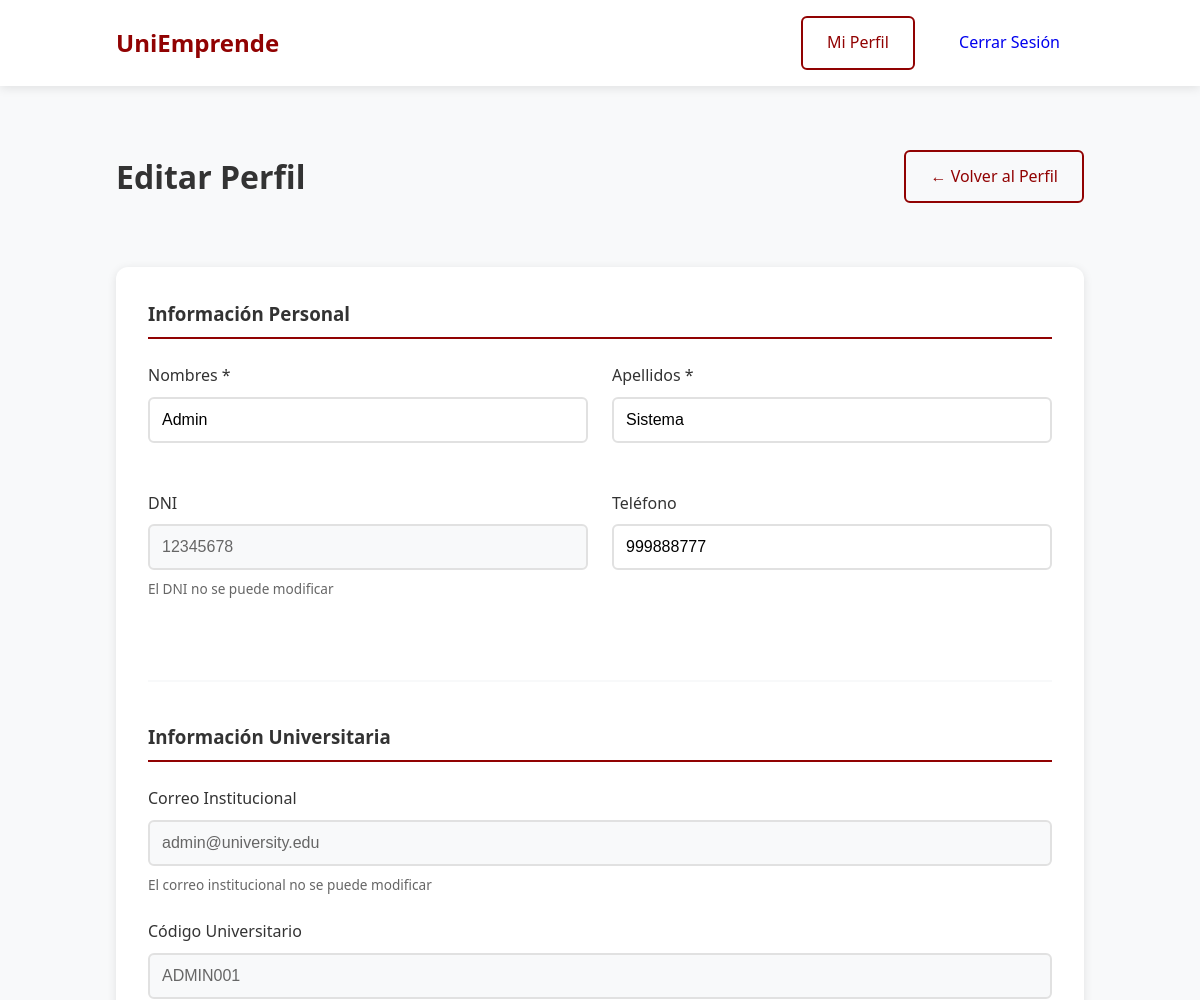
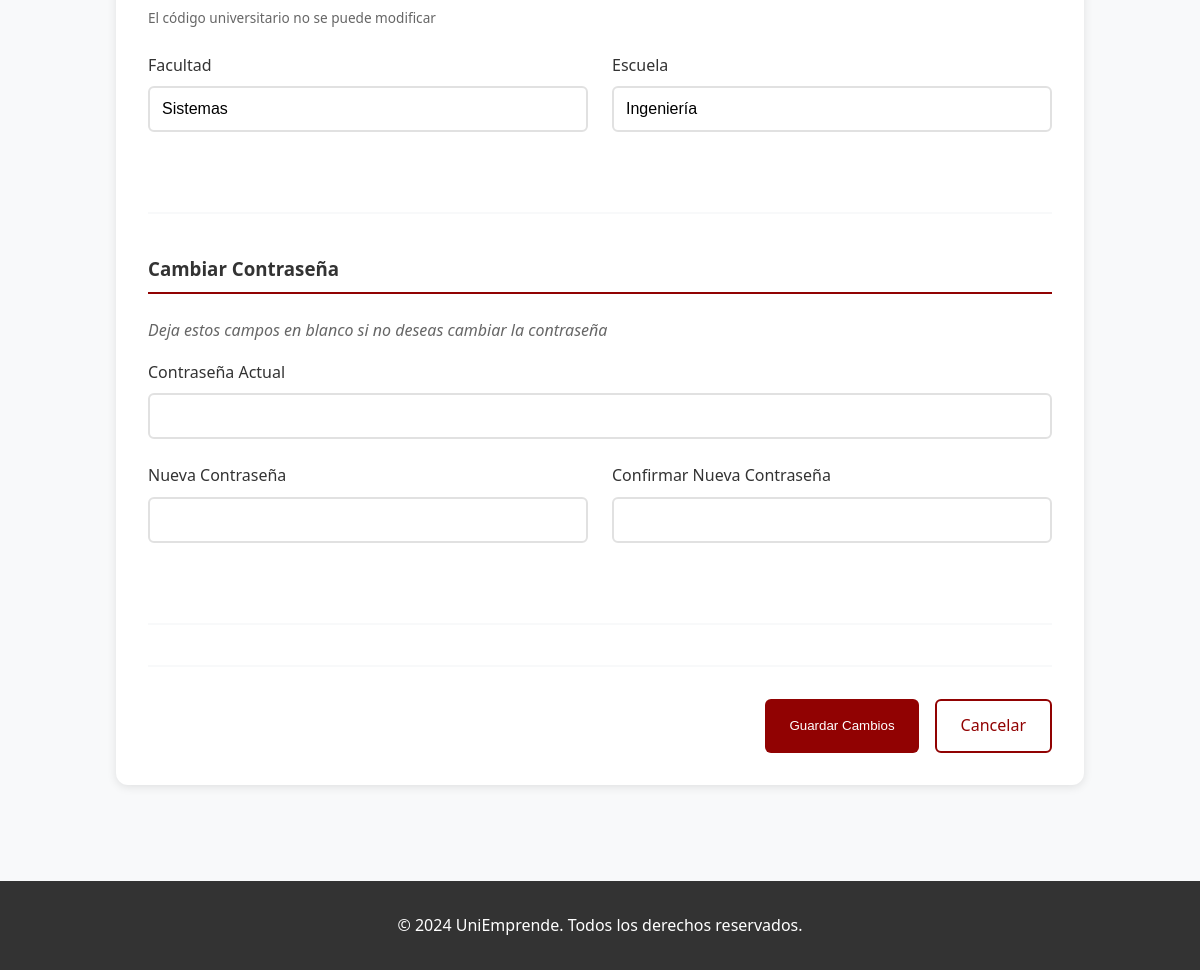
/perfil/editar (signed in), run on the app's committed database (2 pictures, top to bottom).
### tables this page shows
CREATE TABLE Usuarios (
    id_usuario INT AUTO_INCREMENT PRIMARY KEY,
    nombres VARCHAR(100) NOT NULL,
    apellidos VARCHAR(100) NOT NULL,
    dni CHAR(8) UNIQUE NOT NULL,
    telefono VARCHAR(15),
    correo_institucional VARCHAR(150) UNIQUE NOT NULL,
    codigo_univ VARCHAR(20) UNIQUE NOT NULL,
    facultad VARCHAR(100),
    escuela VARCHAR(100),
    contrasena VARCHAR(255) NOT NULL,
    estado TINYINT DEFAULT 1,  
    fecha_registro TIMESTAMP DEFAULT CURRENT_TIMESTAMP,
    INDEX idx_correo (correo_institucional),
    INDEX idx_estado (estado)
);

### aplicacion/Controladores/PerfilController.php (called while the page is built, shortened)
<?php
    class PerfilController {
        private $usuarioModel;
        public function __construct() {
            require_once 'aplicacion/Modelos/Usuario.php';
            $this->usuarioModel = new Usuario();
        }
        public function editar() {
            try {
                $usuario = $this->usuarioModel->obtenerPorId($_SESSION['usuario_id']);
                $datos_formulario = [
                    'nombres' => $usuario['nombres'],
                    'apellidos' => $usuario['apellidos'],
                    'telefono' => $usuario['telefono'],
                    'facultad' => $usuario['facultad'],
                    'escuela' => $usuario['escuela']
                ];
            } catch (Exception $e) {
                error_log("Error en PerfilController::editar: " . $e->getMessage());
                $datosVista = [
                    'error' => "Error al cargar el formulario de edición",
                    'usuario' => [],
                    'datos_formulario' => []
                ];
            }
            include 'aplicacion/Vistas/perfil/editar.php';
        }
    }
?>

### index.php (called while the page is built, shortened)
<?php
    require_once 'aplicacion/Configuracion/conexion.php';
    function cargarControlador($controllerName) {
        return new $controllerName();
    }
    try {
        $requestUri = parse_url($_SERVER['REQUEST_URI'], PHP_URL_PATH);
        $basePath = '/ING-WEB-PROYECTO';
        if (strpos($requestUri, $basePath) === 0) {
            $requestUri = substr($requestUri, strlen($basePath));
        }
        $requestUri = rtrim($requestUri, '/');
        $route = getRoute($requestUri);
        if ($route) {
            $controllerName = $route['controller'];
            $action = $route['action'];
        } else {
            $controllerName = $_GET['c'] ?? 'Inicio';
            $action = $_GET['a'] ?? 'index';
        }
        $controllerName = htmlspecialchars(trim($controllerName));
        $action = htmlspecialchars(trim($action));
        if (!str_ends_with($controllerName, 'Controller')) {
            $controllerName .= 'Controller';
        }
        $controller = cargarControlador($controllerName);
        $controller->$action();
    } catch (Exception $e) {
        error_log("Error en aplicación: " . $e->getMessage());
        http_response_code(404);
        echo "<!DOCTYPE html>
        <html lang='es'>
        <head>
            <meta charset='UTF-8'>
            <meta name='viewport' content='width=device-width, initial-scale=1.0'>
            <title>Página no encontrada - UniEmprende</title>
            <style>
                body {
                    font-family: 'Segoe UI', Tahoma, Geneva, Verdana, sans-serif;
                    background: linear-gradient(135deg, #910202 0%, #700101 100%);
                    color: white;
                    margin: 0;
                    padding: 0;
                    display: flex;
                    justify-content: center;
                    align-items: center;
                    min-height: 100vh;
                }
                .error-container {
                    text-align: center;
                    background: rgba(255,255,255,0.1);
                    padding: 3rem;
                    border-radius: 12px;
                    backdrop-filter: blur(10px);
                    max-width: 500px;
                }
                .error-code {
                    font-size: 4rem;
                    font-weight: bold;
                    margin-bottom: 1rem;
                    color: #ffd700;
                }
                .error-message {
                    font-size: 1.5rem;
                    margin-bottom: 2rem;
                }
                .btn {
                    display: inline-block;
                    padding: 0.8rem 1.5rem;
                    background: #ffd700;
                    color: #910202;
                    text-decoration: none;
                    border-radius: 4px;
                    font-weight: bold;
                    transition: all 0.3s;
                }
                .btn:hover {
                    background: white;
                    transform: translateY(-2px);
                }
            </style>
        </head>
        <body>
            <div class='error-container'>
                <div class='error-code'>404</div>
                <div class='error-message'>Página no encontrada</div>
                <p>La página que buscas no existe o ha sido movida.</p>
                <a href='" . BASE_URL . "' class='btn'>Volver al Inicio</a>
            </div>
        </body>
        </html>";
    }
?>

### aplicacion/Modelos/Usuario.php (called while the page is built, shortened)
<?php
    class Usuario {
        private $db;
        private $table = 'Usuarios';
        public function __construct($publicacionModel = null) {
            require_once 'aplicacion/Configuracion/conexion.php';
            $conexion = new Conexion();
            $this->db = $conexion->conectar();
        }
        public function obtenerPorId($id_usuario) {
            try {
                $query = "SELECT id_usuario, nombres, apellidos, dni, telefono,
                                correo_institucional, codigo_univ, facultad, escuela,
                                estado, fecha_registro
                        FROM {$this->table}
                        WHERE id_usuario = :id_usuario";
                $stmt = $this->db->prepare($query);
                $stmt->bindParam(':id_usuario', $id_usuario, PDO::PARAM_INT);
                $stmt->execute();
                return $stmt->fetch(PDO::FETCH_ASSOC);
            } catch (PDOException $e) {
                error_log("Error en Usuario::obtenerPorId: " . $e->getMessage());
                return null;
            }
        }
    }
?>

### aplicacion/Configuracion/conexion.php (called while the page is built, shortened)
<?php
    class Conexion {
        private $host = 'localhost';
        private $dbname = 'uniemprende';
        private $username = 'root';
        private $password = '';
        public function conectar() {
            try {
                $this->conn = new PDO(
                    "mysql:host={$this->host};dbname={$this->dbname};charset=utf8mb4",
                    $this->username,
                    $this->password,
                    [
                        PDO::ATTR_ERRMODE => PDO::ERRMODE_EXCEPTION,
                        PDO::ATTR_DEFAULT_FETCH_MODE => PDO::FETCH_ASSOC,
                        PDO::ATTR_EMULATE_PREPARES => false,
                        PDO::MYSQL_ATTR_INIT_COMMAND => "SET NAMES utf8mb4"
                    ]
                );
                return $this->conn;
            } catch(PDOException $e) {
                error_log("Error de conexión: " . $e->getMessage());
                if (defined('ENVIRONMENT') && ENVIRONMENT === 'development') {
                    die("Error de conexión: " . $e->getMessage());
                } else {
                    die("Error de conexión con la base de datos");
                }
            }
        }
    }
?>

### aplicacion/Vistas/perfil/editar.php (the view, shortened to what this page needs)
<?php
    $usuario = $usuario ?? [];
    $datos_formulario = $datos_formulario ?? [
        'nombres' => '', 'apellidos' => '', 'telefono' => '', 'facultad' => '', 'escuela' => ''
    ];
?>
<!DOCTYPE html>
<html lang="es">
<head>
</head>
<body>
    <header style="background: white; padding: 1rem 0; box-shadow: 0 2px 10px rgba(0,0,0,0.1); position: sticky; top: 0; z-index: 1000;">
        <div class="container" style="display: flex; justify-content: space-between; align-items: center;">
            <a href="<?php echo BASE_URL; ?>" style="font-size: 1.5rem; font-weight: bold; color: #910202; text-decoration: none;">
                UniEmprende
            </a>
            <nav>
                <a href="<?php echo BASE_URL; ?>perfil" class="btn btn-outline" style="margin-right: 1rem;">Mi Perfil</a>
                <a href="<?php echo BASE_URL; ?>logout" class="btn btn-secondary">Cerrar Sesión</a>
            </nav>
        </div>
    </header>
    <main style="padding: 2rem 0;">
        <div class="container">
            <div class="page-header">
                <h1>Editar Perfil</h1>
                <a href="<?php echo BASE_URL; ?>perfil" class="btn btn-outline">
                    ← Volver al Perfil
                </a>
            </div>
            <div class="edit-profile-form">
                <form method="POST">
                    <div class="form-section">
                        <h3>Información Personal</h3>
                        <div class="form-row">
                            <div class="form-group">
                                <label for="nombres">Nombres *</label>
                                <input type="text" id="nombres" name="nombres"
                                       value="<?php echo htmlspecialchars($datos_formulario['nombres'] ?: $usuario['nombres']); ?>"
                                       required>
                            </div>
                            <div class="form-group">
                                <label for="apellidos">Apellidos *</label>
                                <input type="text" id="apellidos" name="apellidos"
                                       value="<?php echo htmlspecialchars($datos_formulario['apellidos'] ?: $usuario['apellidos']); ?>"
                                       required>
                            </div>
                        </div>
                        <div class="form-row">
                            <div class="form-group">
                                <label for="dni">DNI</label>
                                <input type="text" id="dni"
                                       value="<?php echo htmlspecialchars($usuario['dni']); ?>"
                                       disabled>
                                <small>El DNI no se puede modificar</small>
                            </div>
                            <div class="form-group">
                                <label for="telefono">Teléfono</label>
                                <input type="tel" id="telefono" name="telefono"
                                       value="<?php echo htmlspecialchars($datos_formulario['telefono'] ?: $usuario['telefono']); ?>">
                            </div>
                        </div>
                    </div>
                    <div class="form-section">
                        <h3>Información Universitaria</h3>
                        <div class="form-group">
                            <label for="correo_institucional">Correo Institucional</label>
                            <input type="email" id="correo_institucional"
                                   value="<?php echo htmlspecialchars($usuario['correo_institucional']); ?>"
                                   disabled>
                            <small>El correo institucional no se puede modificar</small>
                        </div>
                        <div class="form-group">
                            <label for="codigo_univ">Código Universitario</label>
                            <input type="text" id="codigo_univ"
                                   value="<?php echo htmlspecialchars($usuario['codigo_univ']); ?>"
                                   disabled>
                            <small>El código universitario no se puede modificar</small>
                        </div>
                        <div class="form-row">
                            <div class="form-group">
                                <label for="facultad">Facultad</label>
                                <input type="text" id="facultad" name="facultad"
                                       value="<?php echo htmlspecialchars($datos_formulario['facultad'] ?: $usuario['facultad']); ?>">
                            </div>
                            <div class="form-group">
                                <label for="escuela">Escuela</label>
                                <input type="text" id="escuela" name="escuela"
                                       value="<?php echo htmlspecialchars($datos_formulario['escuela'] ?: $usuario['escuela']); ?>">
                            </div>
                        </div>
                    </div>
                    <div class="form-section">
                        <h3>Cambiar Contraseña</h3>
                        <p class="form-help">Deja estos campos en blanco si no deseas cambiar la contraseña</p>
                        <div class="form-group">
                            <label for="password_actual">Contraseña Actual</label>
                            <input type="password" id="password_actual" name="password_actual">
                        </div>
                        <div class="form-row">
                            <div class="form-group">
                                <label for="nuevo_password">Nueva Contraseña</label>
                                <input type="password" id="nuevo_password" name="nuevo_password">
                            </div>
                            <div class="form-group">
                                <label for="confirmar_password">Confirmar Nueva Contraseña</label>
                                <input type="password" id="confirmar_password" name="confirmar_password">
                            </div>
                        </div>
                    </div>
                    <div class="form-actions">
                        <button type="submit" class="btn btn-primary">Guardar Cambios</button>
                        <a href="<?php echo BASE_URL; ?>perfil" class="btn btn-outline">Cancelar</a>
                    </div>
                </form>
            </div>
        </div>
    </main>
    <footer style="background: #333; color: white; padding: 2rem 0; text-align: center; margin-top: 4rem;">
        <div class="container">
            <p>&copy; 2024 UniEmprende. Todos los derechos reservados.</p>
        </div>
    </footer>
</body>
</html>

### aplicacion/Vistas/perfil/editar.php (style rules this page uses)
* { margin: 0; padding: 0; box-sizing: border-box; }
body { font-family: 'Segoe UI', Tahoma, Geneva, Verdana, sans-serif; background: #f8f9fa; color: #333; line-height: 1.6; }
.container { max-width: 1000px; margin: 0 auto; padding: 0 1rem; }
.page-header { display: flex; justify-content: space-between; align-items: center; margin-bottom: 2rem; padding: 2rem 0; }
.page-header h1 { color: #333; font-size: 2rem; }
.btn { padding: 0.75rem 1.5rem; border: none; border-radius: 6px; text-decoration: none; font-weight: 500; transition: all 0.3s; display: inline-flex; align-items: center; gap: 0.5rem; cursor: pointer; }
.btn-primary { background: #910202; color: white; }
.btn-outline { background: transparent; border: 2px solid #910202; color: #910202; }
.edit-profile-form { background: white; padding: 2rem; border-radius: 12px; box-shadow: 0 2px 10px rgba(0,0,0,0.1); }
.form-section { margin-bottom: 2.5rem; padding-bottom: 2rem; border-bottom: 2px solid #f8f9fa; }
.form-section h3 { color: #333; margin-bottom: 1.5rem; padding-bottom: 0.5rem; border-bottom: 2px solid #910202; }
.form-row { display: grid; grid-template-columns: 1fr 1fr; gap: 1.5rem; margin-bottom: 1.5rem; }
.form-group { margin-bottom: 1.5rem; }
.form-group label { display: block; margin-bottom: 0.5rem; font-weight: 500; color: #333; }
.form-group input { width: 100%; padding: 0.75rem; border: 2px solid #e1e1e1; border-radius: 6px; font-size: 1rem; transition: all 0.3s; }
.form-group input:disabled { background: #f8f9fa; color: #666; cursor: not-allowed; }
.form-group small { display: block; margin-top: 0.5rem; color: #666; font-size: 0.85rem; }
.form-help { color: #666; margin-bottom: 1rem; font-style: italic; }
.form-actions { display: flex; gap: 1rem; justify-content: flex-end; margin-top: 2rem; padding-top: 2rem; border-top: 2px solid #f8f9fa; }

### data on the page
usuarios: nombres "Admin", apellidos "Sistema", dni "12345678", telefono "999888777", correo_institucional "admin@university.edu", codigo_univ "ADMIN001", facultad "Sistemas", escuela "Ingeniería"
